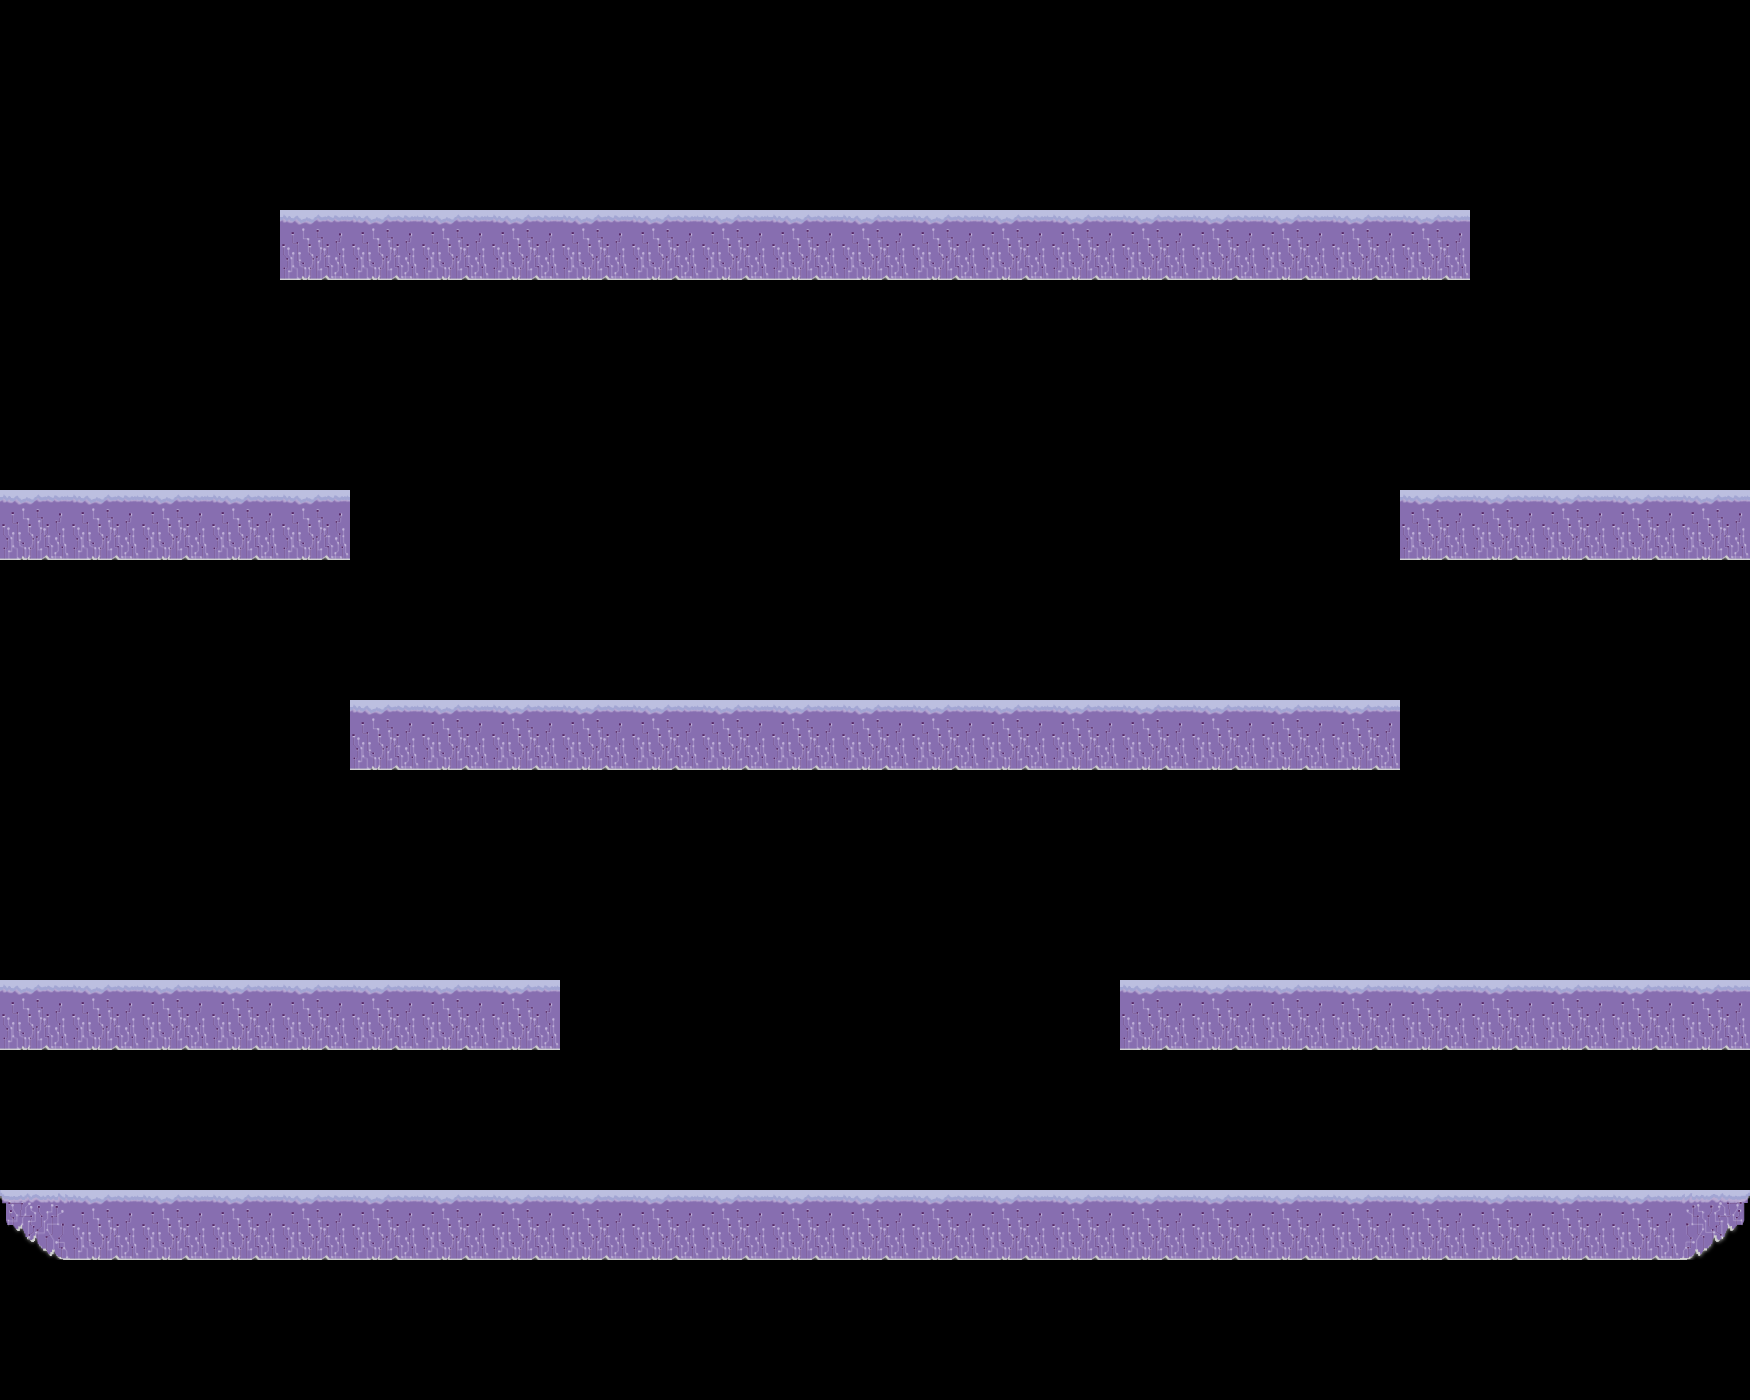

This game map was drawn from its Tiled (.tmx) file and the tilesets committed beside it. A one-line description and the full map source follow:
An orthogonal 25x20 tile map with 70x70 px tiles, 1 tile layer (Tile Layer 1) and 16 objects (2x DOUBLERIGHT, 2x DOUBLELEFT, 2x RIGHT, 2x LEFT, Pistol, ...).

<map version="1.2" tiledversion="1.2.1" orientation="orthogonal" renderorder="right-down" width="25" height="20" tilewidth="70" tileheight="70" infinite="0" nextlayerid="6" nextobjectid="35">
 <tileset firstgid="1" name="purpleSheet" tilewidth="70" tileheight="70" tilecount="4" columns="1">
  <image source="purpleSheet.png" width="70" height="280" />
 </tileset>
 <layer id="1" name="Tile Layer 1" width="25" height="20">
  <data encoding="csv">
0,0,0,0,0,0,0,0,0,0,0,0,0,0,0,0,0,0,0,0,0,0,0,0,0,
0,0,0,0,0,0,0,0,0,0,0,0,0,0,0,0,0,0,0,0,0,0,0,0,0,
0,0,0,0,0,0,0,0,0,0,0,0,0,0,0,0,0,0,0,0,0,0,0,0,0,
0,0,0,0,3,3,3,3,3,3,3,3,3,3,3,3,3,3,3,3,3,0,0,0,0,
0,0,0,0,0,0,0,0,0,0,0,0,0,0,0,0,0,0,0,0,0,0,0,0,0,
0,0,0,0,0,0,0,0,0,0,0,0,0,0,0,0,0,0,0,0,0,0,0,0,0,
0,0,0,0,0,0,0,0,0,0,0,0,0,0,0,0,0,0,0,0,0,0,0,0,0,
3,3,3,3,3,0,0,0,0,0,0,0,0,0,0,0,0,0,0,0,3,3,3,3,3,
0,0,0,0,0,0,0,0,0,0,0,0,0,0,0,0,0,0,0,0,0,0,0,0,0,
0,0,0,0,0,0,0,0,0,0,0,0,0,0,0,0,0,0,0,0,0,0,0,0,0,
0,0,0,0,0,3,3,3,3,3,3,3,3,3,3,3,3,3,3,3,0,0,0,0,0,
0,0,0,0,0,0,0,0,0,0,0,0,0,0,0,0,0,0,0,0,0,0,0,0,0,
0,0,0,0,0,0,0,0,0,0,0,0,0,0,0,0,0,0,0,0,0,0,0,0,0,
0,0,0,0,0,0,0,0,0,0,0,0,0,0,0,0,0,0,0,0,0,0,0,0,0,
3,3,3,3,3,3,3,3,0,0,0,0,0,0,0,0,3,3,3,3,3,3,3,3,3,
0,0,0,0,0,0,0,0,0,0,0,0,0,0,0,0,0,0,0,0,0,0,0,0,0,
0,0,0,0,0,0,0,0,0,0,0,0,0,0,0,0,0,0,0,0,0,0,0,0,0,
1,3,3,3,3,3,3,3,3,3,3,3,3,3,3,3,3,3,3,3,3,3,3,3,2,
0,0,0,0,0,0,0,0,0,0,0,0,0,0,0,0,0,0,0,0,0,0,0,0,0,
0,0,0,0,0,0,0,0,0,0,0,0,0,0,0,0,0,0,0,0,0,0,0,0,0
</data>
 </layer>
 <objectgroup id="5" name="GunPoints">
  <object id="31" name="Pistol" x="844" y="535">
   <point />
  </object>
  <object id="32" name="Shotgun" x="840" y="980">
   <point />
  </object>
  <object id="33" name="Juicer" x="398" y="81">
   <point />
  </object>
  <object id="34" name="Stabbyboy" x="1299" y="81">
   <point />
  </object>
 </objectgroup>
 <objectgroup id="2" name="PlayerSpawnPoints">
  <object id="1" x="75" y="1097">
   <point />
  </object>
  <object id="2" x="1650" y="1090">
   <point />
  </object>
  <object id="3" x="1678" y="351">
   <point />
  </object>
  <object id="4" x="30" y="345">
   <point />
  </object>
 </objectgroup>
 <objectgroup color="#0000aa" id="3" name="JumpPoints">
  <object id="12" name="DOUBLERIGHT" x="1607" y="460">
   <point />
  </object>
  <object id="13" name="DOUBLELEFT" x="139" y="463">
   <point />
  </object>
  <object id="25" name="DOUBLERIGHT" x="205" y="954">
   <point />
  </object>
  <object id="26" name="DOUBLELEFT" x="1538" y="950">
   <point />
  </object>
 </objectgroup>
 <objectgroup color="#aa0000" id="4" name="WalkPoints">
  <object id="27" name="RIGHT" x="970" y="1161">
   <point />
  </object>
  <object id="28" name="RIGHT" x="1255" y="672">
   <point />
  </object>
  <object id="29" name="LEFT" x="700" y="1161">
   <point />
  </object>
  <object id="30" name="LEFT" x="495" y="673">
   <point />
  </object>
 </objectgroup>
</map>